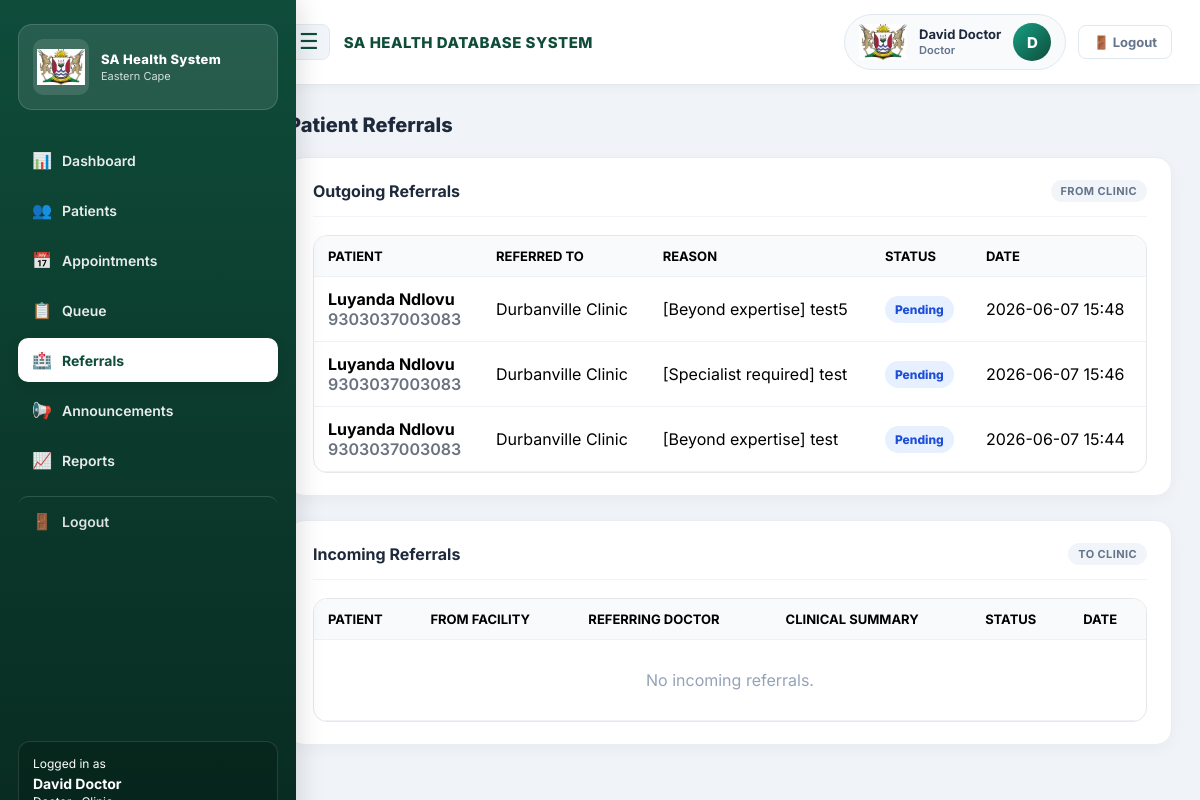
The app's page /doctor.php?tab=referrals (signed in) with its own data.
### tables this page shows
CREATE TABLE `facilities` (
  `facility_id` int(11) NOT NULL,
  `province` varchar(100) DEFAULT NULL,
  `city` varchar(100) DEFAULT NULL,
  `facility_name` varchar(150) DEFAULT NULL
);

CREATE TABLE `referrals` (
  `referral_id` int(11) NOT NULL,
  `patient_id` int(11) NOT NULL,
  `doctor_id` int(11) NOT NULL,
  `consultation_id` int(11) NOT NULL,
  `consultation_details` text DEFAULT NULL,
  `referring_facility_id` int(11) NOT NULL,
  `referred_to_facility_id` int(11) NOT NULL,
  `referral_status` enum('Pending','Accepted','Completed','Rejected') DEFAULT 'Pending',
  `created_at` timestamp NOT NULL DEFAULT current_timestamp(),
  `updated_at` timestamp NOT NULL DEFAULT current_timestamp() ON UPDATE current_timestamp()
);

CREATE TABLE `users` (
  `user_id` int(11) NOT NULL,
  `account_type` enum('staff','patient') NOT NULL,
  `first_name` varchar(100) NOT NULL,
  `surname` varchar(100) NOT NULL,
  `full_name` varchar(200) GENERATED ALWAYS AS (concat(`first_name`,' ',`surname`)) STORED,
  `id_number` varchar(50) DEFAULT NULL,
  `phone` varchar(20) DEFAULT NULL,
  `email` varchar(150) NOT NULL,
  `password` varchar(255) NOT NULL,
  `employee_number` varchar(50) DEFAULT NULL,
  `role` enum('admin','reception','nurse','doctor','pharmacist') DEFAULT NULL,
  `province` varchar(100) DEFAULT NULL,
  `city` varchar(100) DEFAULT NULL,
  `facility` varchar(150) DEFAULT NULL,
  `created_at` timestamp NOT NULL DEFAULT current_timestamp(),
  `status` varchar(50) DEFAULT 'Waiting',
  `department` varchar(50) DEFAULT 'Reception',
  `bp` varchar(20) DEFAULT NULL,
  `temp` varchar(20) DEFAULT NULL,
  `pulse` varchar(20) DEFAULT NULL,
  `weight` varchar(20) DEFAULT NULL,
  `notes` text DEFAULT NULL,
  `diagnosis` text DEFAULT NULL,
  `prescription` text DEFAULT NULL,
  `medication` text DEFAULT NULL,
  `facility_id` int(11) DEFAULT NULL
);

### clinic_schema.php (called while the page is built, shortened)
<?php
function cs_table_exists($conn, $table) {
    $table = mysqli_real_escape_string($conn, $table);
    $q = mysqli_query($conn, "SHOW TABLES LIKE '$table'");
    return $q && mysqli_num_rows($q) > 0;
}
function cs_column_exists($conn, $table, $col) {
    $table = mysqli_real_escape_string($conn, $table);
    $col   = mysqli_real_escape_string($conn, $col);
    $q = mysqli_query($conn, "SHOW COLUMNS FROM `$table` LIKE '$col'");
    return $q && mysqli_num_rows($q) > 0;
}
function cs_esc($conn, $value) {
    return mysqli_real_escape_string($conn, (string)$value);
}
function cs_h($value) {
    return htmlspecialchars((string)$value, ENT_QUOTES, 'UTF-8');
}
function cs_staff_name_sql($alias = 'u') {
    return "CONCAT($alias.first_name, ' ', $alias.surname)";
}
function cs_facility_location($conn, $facilityId) {
    $fid = (int)$facilityId;
    $q = mysqli_query($conn, "
        SELECT province, city, facility_name AS facility
        FROM facilities
        WHERE facility_id = $fid
        LIMIT 1
    ");
    return ($q && mysqli_num_rows($q) > 0) ? mysqli_fetch_assoc($q) : null;
}
function cs_location_filter_sql($conn, $province, $city, $facility, $alias = 'u') {
    $p = cs_esc($conn, $province);
    $c = cs_esc($conn, $city);
    $f = cs_esc($conn, $facility);
    return "
        LOWER(TRIM($alias.province)) = LOWER(TRIM('$p'))
        AND LOWER(TRIM($alias.city)) = LOWER(TRIM('$c'))
        AND LOWER(TRIM($alias.facility)) = LOWER(TRIM('$f'))
    ";
}
function cs_patient_facility_filter_sql($conn, $facilityId, $alias = 'u') {
    $fid = (int)$facilityId;
    $loc = cs_facility_location($conn, $fid);
    $locationSql = cs_location_filter_sql($conn, $loc['province'], $loc['city'], $loc['facility'], $alias);
    if (cs_column_exists($conn, 'users', 'facility_id')) {
        return "(
            $alias.facility_id = $fid
            OR (
                ($alias.facility_id IS NULL OR $alias.facility_id = 0)
                AND $locationSql
            )
        )";
    }
    return $locationSql;
}
function cs_build_patient_filters($conn, array $opts, $statusCol = 'status') {
    $status = $opts['status'] ?? null;
    $statusIn = $opts['status_in'] ?? null;
    $extra = '';
    if ($status !== null && $status !== '') {
        $st = cs_esc($conn, $status);
        $extra .= " AND $statusCol = '$st'";
    }
    if (is_array($statusIn) && count($statusIn) > 0) {
        $parts = array_map(function ($v) use ($conn) {
            return "'" . cs_esc($conn, $v) . "'";
        }, $statusIn);
        $extra .= " AND $statusCol IN (" . implode(',', $parts) . ")";
    }
    return $extra;
}
function cs_normalize_patient_order($order) {
    $order = trim((string)$order);
    $map = [
        'p.patient_id' => 'id',
        'u.user_id'    => 'id',
        'p.full_name'  => 'full_name',
        'u.full_name'  => 'full_name',
        'p.status'     => 'status',
        'u.status'     => 'status',
        'p.created_at' => 'created_at',
        'u.created_at' => 'created_at',
        'p.id_number'  => 'id_number',
        'u.id_number'  => 'id_number',
    ];
    return str_replace(array_keys($map), array_values($map), $order);
}
function cs_fetch_patients($conn, $facilityId, array $opts = []) {
    $fid      = (int)$facilityId;
    $order    = cs_normalize_patient_order($opts['order'] ?? 'full_name ASC');
    $limit    = isset($opts['limit']) ? (int)$opts['limit'] : 0;
    $limitSql = $limit > 0 ? " LIMIT $limit" : '';
    $hasStatus = cs_column_exists($conn, 'users', 'status');
    $hasDept   = cs_column_exists($conn, 'users', 'department');
    $hasVitals = cs_column_exists($conn, 'users', 'bp');
    $statusExpr = $hasStatus ? "IFNULL(u.status, 'Waiting')" : "'Waiting'";
    $deptExpr   = $hasDept ? "IFNULL(u.department, 'Reception')" : "'Reception'";
    $bpExpr     = $hasVitals ? "IFNULL(u.bp, '')" : "''";
    $tempExpr   = $hasVitals ? "IFNULL(u.temp, '')" : "''";
    $pulseExpr  = $hasVitals ? "IFNULL(u.pulse, '')" : "''";
    $weightExpr = $hasVitals ? "IFNULL(u.weight, '')" : "''";
    $notesExpr  = cs_column_exists($conn, 'users', 'notes') ? "IFNULL(u.notes, '')" : "''";
    $dxExpr     = cs_column_exists($conn, 'users', 'diagnosis') ? "IFNULL(u.diagnosis, '')" : "''";
    $rxExpr     = cs_column_exists($conn, 'users', 'prescription') ? "IFNULL(u.prescription, '')" : "''";
    $medExpr    = cs_column_exists($conn, 'users', 'medication') ? "IFNULL(u.medication, '')" : "''";
    $filter = cs_build_patient_filters($conn, $opts, $statusExpr);
    $sql = "
        SELECT
            u.user_id AS id,
            u.full_name,
            IFNULL(u.id_number, '') AS id_number,
            IFNULL(u.phone, '') AS phone,
            '' AS gender,
            NULL AS date_of_birth,
            $statusExpr AS status,
            $deptExpr AS department,
            $bpExpr AS bp,
            $tempExpr AS temp,
            $pulseExpr AS pulse,
            $weightExpr AS weight,
            $notesExpr AS notes,
            $dxExpr AS diagnosis,
            $rxExpr AS prescription,
            $medExpr AS medication,
            u.created_at
        FROM users u
        WHERE u.account_type = 'patient'
          AND " . cs_patient_facility_filter_sql($conn, $fid, 'u') . "
          $filter
        ORDER BY $order
        $limitSql
    ";
    $rows = [];
    $q = mysqli_query($conn, $sql);
    if ($q) {
        while ($row = mysqli_fetch_assoc($q)) {
            $rows[] = $row;
        }
    }
    return $rows;
}
function cs_role_label($role) {
    $map = [
        'reception' => 'Reception',
        'nurse' => 'Nurse',
        'doctor' => 'Doctor',
        'pharmacist' => 'Pharmacist',
        'admin' => 'Admin',
    ];
    $key = strtolower(trim((string)$role));
    return $map[$key] ?? ucfirst($key);
}
function cs_referrals_supported($conn) {
    return cs_table_exists($conn, 'referrals')
        && cs_column_exists($conn, 'referrals', 'patient_id')
        && cs_column_exists($conn, 'referrals', 'doctor_id')
        && cs_column_exists($conn, 'referrals', 'referred_to_facility_id');
}
function cs_fetch_facility_referrals($conn, $facilityId, array $opts = []) {
    if (!cs_referrals_supported($conn)) {
        return [];
    }
    $fid = (int)$facilityId;
    $direction = strtolower(trim($opts['direction'] ?? 'all'));
    $extra = '';
    if ($direction === 'outgoing') {
        $extra = " AND r.referring_facility_id = $fid ";
    } elseif ($direction === 'incoming') {
        $extra = " AND r.referred_to_facility_id = $fid ";
    } else {
        $extra = " AND (r.referring_facility_id = $fid OR r.referred_to_facility_id = $fid) ";
    }
    $sql = "
        SELECT
            r.referral_id,
            r.patient_id,
            r.doctor_id,
            r.consultation_details,
            r.referring_facility_id,
            r.referred_to_facility_id,
            r.referral_status,
            r.created_at,
            pu.full_name AS patient_name,
            pu.id_number AS patient_id_number,
            " . cs_staff_name_sql('d') . " AS doctor_name,
            rf.facility_name AS from_facility,
            tf.facility_name AS to_facility
        FROM referrals r
        LEFT JOIN users pu ON pu.user_id = r.patient_id AND pu.account_type = 'patient'
        LEFT JOIN users d ON d.user_id = r.doctor_id
        LEFT JOIN facilities rf ON rf.facility_id = r.referring_facility_id
        LEFT JOIN facilities tf ON tf.facility_id = r.referred_to_facility_id
        WHERE 1=1 $extra
        ORDER BY r.created_at DESC
    ";
    $rows = [];
    $q = mysqli_query($conn, $sql);
    if ($q) {
        while ($row = mysqli_fetch_assoc($q)) {
            $rows[] = $row;
        }
    }
    return $rows;
}

### doctor.php (the view, shortened to what this page needs)
<?php
include_once 'db.php';
include_once 'clinic_schema.php';
$province = $_SESSION['province'] ?? '';
$city     = $_SESSION['city'] ?? '';
$facility = $_SESSION['facility'] ?? '';
$currentRole = $_SESSION['role'] ?? 'doctor';
$doctorName = $_SESSION['name'] ?? 'Doctor';
$facilityId = cs_facility_id($conn, $province, $city, $facility);
$key  = strtolower(str_replace(' ', '', $province));
$logo = "assets/emblems/$key.png";
$referralsSupported = cs_referrals_supported($conn);
$tab = $_GET['tab'] ?? 'dashboard';
$activityRows = cs_fetch_patients($conn, $facilityId, [
    'status_in' => ['Waiting_Doctor','With Doctor','Consulting','Waiting_Pharmacy','Completed'],
    'limit' => 8,
    'order' => 'id DESC',
]);
$outgoingReferrals = $referralsSupported ? cs_fetch_facility_referrals($conn, $facilityId, ['direction' => 'outgoing']) : [];
$incomingReferrals = $referralsSupported ? cs_fetch_facility_referrals($conn, $facilityId, ['direction' => 'incoming']) : [];
$roleLabel = cs_role_label($currentRole);
$userInitials = strtoupper(substr($doctorName, 0, 1));
$navItems = [
    'dashboard' => ['icon' => '📊', 'label' => 'Dashboard'],
    'patients' => ['icon' => '👥', 'label' => 'Patients'],
    'appointments' => ['icon' => '📅', 'label' => 'Appointments'],
    'queue' => ['icon' => '📋', 'label' => 'Queue'],
    'referrals' => ['icon' => '🏥', 'label' => 'Referrals'],
    'announcements' => ['icon' => '📢', 'label' => 'Announcements'],
    'reports' => ['icon' => '📈', 'label' => 'Reports'],
];
?>
<!DOCTYPE html>
<html lang="en">
<head>
</head>
<body class="staff-app">
<aside id="staffSidebar" class="staff-sidebar">
    <div>
        <div class="brand">
            <?php if (file_exists(__DIR__ . '/' . $logo)): ?>
            <img src="<?= cs_h($logo) ?>" alt="">
            <?php endif; ?>
            <div>
                <div class="brand-title">SA Health System</div>
                <div class="brand-sub"><?= cs_h($province) ?></div>
            </div>
        </div>
        <nav class="staff-nav">
            <?php foreach ($navItems as $k => $item): ?>
            <a href="doctor.php?tab=<?= $k ?>" class="<?= $tab === $k ? 'active' : '' ?>">
                <span class="nav-icon"><?= $item['icon'] ?></span>
                <?= $item['label'] ?>
            </a>
            <?php endforeach; ?>
            <a href="logout.php" class="nav-logout">
                <span class="nav-icon">🚪</span>
                Logout
            </a>
        </nav>
    </div>
    <div class="user-panel">
        Logged in as
        <strong><?= cs_h($doctorName) ?></strong>
    </div>
</aside>
<div class="staff-main">
    <header class="staff-header">
        <div class="header-left">
            <button type="button" class="menu-btn" onclick="toggleMenu()">☰</button>
            <span class="system-title">SA HEALTH DATABASE SYSTEM</span>
        </div>
        <div class="header-right">
            <div class="header-user">
                <?php if (file_exists(__DIR__ . '/' . $logo)): ?>
                <img src="<?= cs_h($logo) ?>" class="header-emblem" alt="">
                <?php endif; ?>
                <div>
                    <div class="user-name"><?= cs_h($doctorName) ?></div>
                    <div class="user-role"><?= cs_h($roleLabel) ?></div>
                </div>
                <div class="avatar"><?= cs_h($userInitials) ?></div>
            </div>
            <a href="logout.php" class="btn-logout">🚪 Logout</a>
        </div>
    </header>
    <div class="staff-content">
<?php if ($tab === 'referrals'): ?>
        <h2 class="section-title">Patient Referrals</h2>
        <?php if (!$referralsSupported): ?>
        <div class="dash-panel">
            <p class="muted">The referrals table is not available in this database.</p>
        </div>
        <?php else: ?>
        <div class="dash-panel" style="margin-bottom:24px;">
            <div class="dash-panel-head">
                <h3>Outgoing Referrals</h3>
                <span class="panel-tag">From <?= cs_h($facility) ?></span>
            </div>
            <div class="table-wrap">
                <table class="patients-table">
                    <thead>
                        <tr>
                            <th>Patient</th>
                            <th>Referred To</th>
                            <th>Reason</th>
                            <th>Status</th>
                            <th>Date</th>
                        </tr>
                    </thead>
                    <tbody>
                    <?php foreach ($outgoingReferrals as $ref): ?>
                        <tr>
                            <td>
                                <strong><?= cs_h($ref['patient_name']) ?></strong>
                                <div class="smallMuted"><?= cs_h($ref['patient_id_number']) ?></div>
                            </td>
                            <td><?= cs_h($ref['to_facility']) ?></td>
                            <td><?= cs_h($ref['consultation_details']) ?></td>
                            <td><span class="badge other"><?= cs_h($ref['referral_status']) ?></span></td>
                            <td><?= cs_h($ref['created_at'] ? date('Y-m-d H:i', strtotime($ref['created_at'])) : '—') ?></td>
                        </tr>
                    <?php endforeach; ?>
                    </tbody>
                </table>
            </div>
        </div>
        <div class="dash-panel">
            <div class="dash-panel-head">
                <h3>Incoming Referrals</h3>
                <span class="panel-tag">To <?= cs_h($facility) ?></span>
            </div>
            <div class="table-wrap">
                <table class="patients-table">
                    <thead>
                        <tr>
                            <th>Patient</th>
                            <th>From Facility</th>
                            <th>Referring Doctor</th>
                            <th>Clinical Summary</th>
                            <th>Status</th>
                            <th>Date</th>
                        </tr>
                    </thead>
                    <tbody>
                    <?php if (count($incomingReferrals) === 0): ?>
                        <tr><td colspan="6" style="text-align:center;color:#94a3b8;padding:30px;">No incoming referrals.</td></tr>
                    <?php endif; ?>
                    </tbody>
                </table>
            </div>
        </div>
        <?php endif; ?>
<?php endif; ?>
    </div>
</div>
</body>
</html>

### records on screen
facilities: province "Eastern Cape", facility_name "CLINIC"
referrals: users.full_name "Luyanda Ndlovu", users.id_number "9303037003083", referred_to_facility.facility_name "Durbanville Clinic", consultation_details "[Beyond expertise] test5", referral_status "Pending", created_at "2026-06-07 15:48"
referrals: users.full_name "Luyanda Ndlovu", users.id_number "9303037003083", referred_to_facility.facility_name "Durbanville Clinic", consultation_details "[Specialist required] test", referral_status "Pending", created_at "2026-06-07 15:46"
referrals: users.full_name "Luyanda Ndlovu", users.id_number "9303037003083", referred_to_facility.facility_name "Durbanville Clinic", consultation_details "[Beyond expertise] test", referral_status "Pending", created_at "2026-06-07 15:44"

### other values on screen
$item['icon'] "📊"
$item['label'] "Dashboard"
$item['icon'] "👥"
$item['label'] "Patients"
$item['icon'] "📅"
$item['label'] "Appointments"
$item['icon'] "📋"
$item['label'] "Queue"
$item['icon'] "🏥"
$item['label'] "Referrals"
$item['icon'] "📢"
$item['label'] "Announcements"
$item['icon'] "📈"
$item['label'] "Reports"
cs_h($doctorName) "David Doctor"
